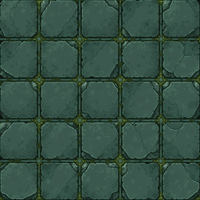
#> input picture src/assets/scenarios/source/cloister_slab.png, 200 x 200 px, found by its file name; its folder holds 4 pictures in this run
$ python bake_scenario_tiles.py out.png
#> lines starting #> are read from the running program, lines starting #| are printed output that depends on the picture
"""Bakes generated square textures into 64x32 isometric diamond tiles (4 variants each)."""
import sys
import numpy as np
from PIL import Image, ImageEnhance

SRC = 'src/assets/scenarios/source'
OUT = 'src/assets/scenarios'
N = 64  # square sample grid per tile

def seamless(img):
    a = np.asarray(img.convert('RGB'), dtype=float)
    n = a.shape[0]
    shifted = np.roll(np.roll(a, n // 2, 0), n // 2, 1)
    t = 1 - np.abs(np.linspace(-1, 1, n))
    w = np.outer(t, t)[..., None]
    return Image.fromarray(np.clip(a * w + shifted * (1 - w), 0, 255).astype('uint8'))

def window(img, x0, y0, size):
    return img.resize((N, N), Image.LANCZOS, box=(x0, y0, x0 + size, y0 + size))

def diamond(sq):
    px = np.asarray(sq.convert('RGB'))
    out = np.zeros((32, 64, 4), dtype='uint8')
    for y in range(32):
        for x in range(64):
            sx = (x + 0.5 - 32) / 32
            sy = (y + 0.5 - 16) / 16
            if abs(sx) + abs(sy) > 1:
                continue
            a = (sx + sy) / 2 + 0.5
            b = (sy - sx) / 2 + 0.5
            out[y, x, :3] = px[min(int(b * N), N - 1), min(int(a * N), N - 1)]
            out[y, x, 3] = 255
    return Image.fromarray(out, 'RGBA')

def quantize(tile, colors=40):
    rgb = tile.convert('RGB').quantize(colors=colors, method=Image.Quantize.MEDIANCUT, dither=Image.Dither.NONE).convert('RGB')
    rgb.putalpha(tile.split()[3])
    return rgb

def bake(style, surface, key, src_name, crops, aligned=None, tweak=1.0):
#> called with style = 'cloister', surface = 'slab', key = 'slab', src_name = 'cloister_slab', aligned = (38.5, 38.5, 81.33), tweak = 1
    img = Image.open(f'{SRC}/{src_name}.png').convert('RGB')
#> img is the input picture: PIL image 200x200 RGB; mean R, G, B 52.5, 79.9, 67.8
    tiles = []
    for v in range(4):
        if aligned:
            x0, y0, size = aligned
            sq = window(img, x0, y0, size)  # periodic crop: joints already line up
        else:
            x0, y0, size = crops[v]
            sq = window(seamless(img.crop((x0, y0, x0 + size, y0 + size))), 0, 0, size)
        if v == 1: sq = sq.transpose(Image.FLIP_LEFT_RIGHT)
        if v == 2: sq = sq.transpose(Image.FLIP_TOP_BOTTOM)
        if v == 3: sq = sq.transpose(Image.ROTATE_180)
        if tweak != 1.0 or v:
            sq = ImageEnhance.Brightness(sq).enhance(tweak * (1.0 + 0.04 * (v - 1.5)))
        tiles.append(quantize(diamond(sq)))
#> after the loop, tiles = 4 items
    for v, t in enumerate(tiles):
        t.save(f'{OUT}/scn_{style}_{key}_{v}.png')
#> this loop made 4 passes
    return tiles

all_tiles = []
# Slab: two joint periods (period ~40.67px, joints centred at 38.5) keep neighbouring tiles aligned.
all_tiles += bake('cloister', 'slab', 'slab', 'cloister_slab', None, aligned=(38.5, 38.5, 81.33))
#> all_tiles = 4 items
all_tiles += bake('cloister', 'path', 'path', 'cloister_path', [(0, 0, 140), (60, 0, 140), (0, 60, 140), (60, 60, 140)])
#> call 2 of bake, with style = 'cloister', surface = 'path', key = 'path', src_name = 'cloister_path', tweak = 1
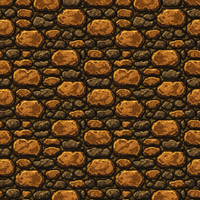
#> input picture src/assets/scenarios/source/cloister_path.png, 200 x 200 px, found by its file name
#> in bake, img is the input picture: PIL image 200x200 RGB; mean R, G, B 92.7, 60.4, 26.2
#> after the loop in bake (call 2), `for v in range(4):`:
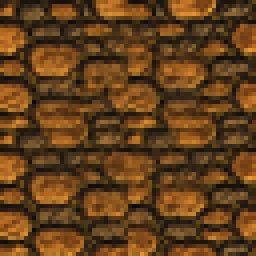
#> sq: PIL image 64x64 RGB (shown 4 times larger); mean R, G, B 98.4, 63.7, 27
#> the loop in bake (call 2), `for v, t in enumerate(tiles):` made 4 passes
#> all_tiles = 8 items
all_tiles += bake('cloister', 'water', 'void', 'cloister_water', [(0, 0, 120), (80, 0, 120), (0, 80, 120), (80, 80, 120)])
#> call 3 of bake, with style = 'cloister', surface = 'water', key = 'void', src_name = 'cloister_water', tweak = 1
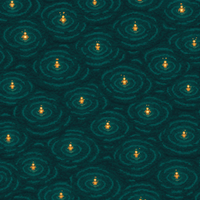
#> input picture src/assets/scenarios/source/cloister_water.png, 200 x 200 px, found by its file name
#> in bake, img is the input picture: PIL image 200x200 RGB; mean R, G, B 10.4, 57.7, 56.7
#> after the loop in bake (call 3), `for v in range(4):`:
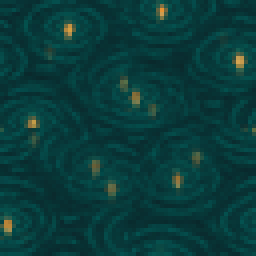
#> sq: PIL image 64x64 RGB (shown 4 times larger); mean R, G, B 9.8, 60, 59.2
#> the loop in bake (call 3), `for v, t in enumerate(tiles):` made 4 passes
#> all_tiles = 12 items
all_tiles += bake('cloister', 'rock', 'rock', 'cloister_rock', [(0, 0, 120), (80, 0, 120), (0, 80, 120), (80, 80, 120)])
#> call 4 of bake, with style = 'cloister', surface = 'rock', key = 'rock', src_name = 'cloister_rock', tweak = 1
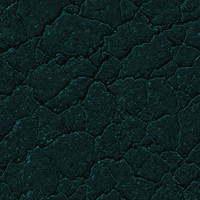
#> input picture src/assets/scenarios/source/cloister_rock.png, 200 x 200 px, found by its file name
#> in bake, img is the input picture: PIL image 200x200 RGB; mean R, G, B 13.3, 33, 33.4
#> after the loop in bake (call 4), `for v in range(4):`:
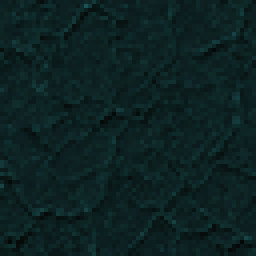
#> sq: PIL image 64x64 RGB (shown 4 times larger); mean R, G, B 12.8, 33.8, 34.2
#> the loop in bake (call 4), `for v, t in enumerate(tiles):` made 4 passes
#> all_tiles = 16 items

# Preview: each surface laid as a 5x5 isometric patch so seams are visible.
def patch(tiles):
    W, H = 64 * 6, 32 * 6 + 32
    img = Image.new('RGBA', (W, H), (12, 14, 20, 255))
    import random
    r = random.Random(3)
    for gy in range(6):
        for gx in range(6):
            t = tiles[r.randrange(4)]
            img.alpha_composite(t, ((gx - gy) * 32 + W // 2 - 32, (gx + gy) * 16))
    return img
sheet = Image.new('RGBA', (64 * 6 * 4 + 30, 32 * 6 + 32), (12, 14, 20, 255))
for i in range(4):
    sheet.alpha_composite(patch(all_tiles[i * 4:(i + 1) * 4]), (i * (64 * 6 + 10), 0))
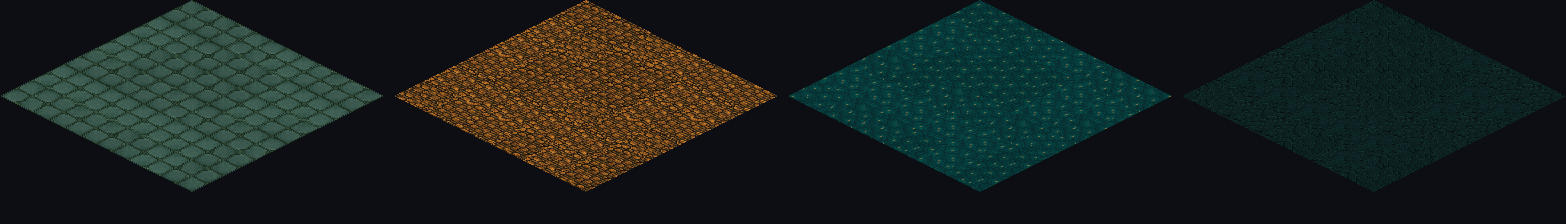
#> sheet: PIL image 1566x224 RGBA; mean R, G, B, A 24.6, 32.3, 30.8, 255
sheet = sheet.resize((sheet.width * 2, sheet.height * 2), Image.NEAREST)
#> sheet: PIL image 3132x448 RGBA
sheet.save(sys.argv[1])
print('baked', len(all_tiles), 'tiles')
#| baked 16 tiles
